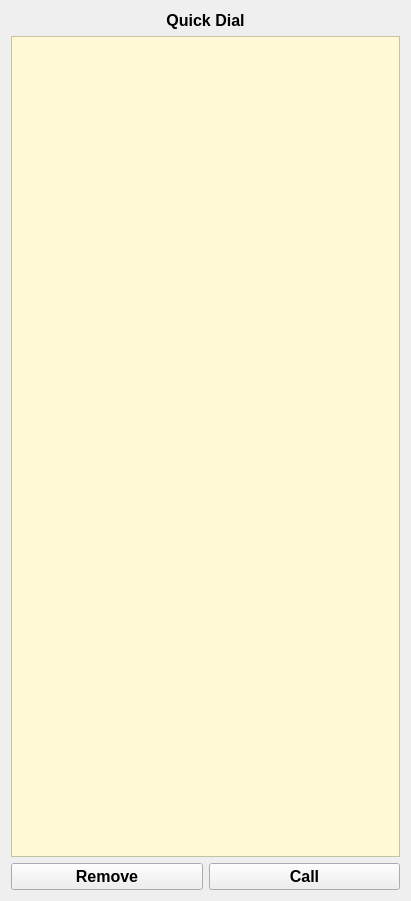
       <widget class="QWidget" name="verticalLayoutWidget_3">
        <property name="geometry">
         <rect>
          <x>1450</x>
          <y>10</y>
          <width>411</width>
          <height>901</height>
         </rect>
        </property>
        <layout class="QVBoxLayout" name="verticalLayout_15">
         <item>
          <widget class="QLabel" name="label_49">
           <property name="font">
            <font>
             <pointsize>12</pointsize>
             <weight>75</weight>
             <bold>true</bold>
            </font>
           </property>
           <property name="text">
            <string>Quick Dial</string>
           </property>
           <property name="alignment">
            <set>Qt::AlignCenter</set>
           </property>
          </widget>
         </item>
         <item>
          <widget class="QTableView" name="pc_stat_tab_quick_dial_table_view">
           <property name="styleSheet">
            <string notr="true">background-color:rgb(255, 250, 211)</string>
           </property>
          </widget>
         </item>
         <item>
          <layout class="QHBoxLayout" name="horizontalLayout_3">
           <item>
            <widget class="QPushButton" name="pc_stat_tab_remove_quick_dial_contact_cmd">
             <property name="font">
              <font>
               <pointsize>12</pointsize>
               <weight>75</weight>
               <bold>true</bold>
              </font>
             </property>
             <property name="text">
              <string>Remove</string>
             </property>
            </widget>
           </item>
           <item>
            <widget class="QPushButton" name="pc_stat_tab_call_cmd">
             <property name="font">
              <font>
               <pointsize>12</pointsize>
               <weight>75</weight>
               <bold>true</bold>
              </font>
             </property>
             <property name="text">
              <string>Call</string>
             </property>
             <property name="shortcut">
              <string>F12</string>
             </property>
            </widget>
           </item>
          </layout>
         </item>
        </layout>
       </widget>
